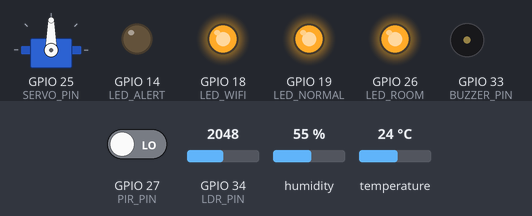
Bench run of a sketch on a simulated ESP32. On the bench: servo, output pins drawn as LEDs (lit = HIGH), buzzer (waves = sounding, pin HIGH). Dashed ring = blinking. Inputs (shaded band) come from the test bench; at power-on: temperature 24 °C, GPIO 34 (LDR_PIN) = 2048, GPIO 27 (PIR_PIN) LOW, humidity 55 %. WiFi joins after 1.5 s; servers stay silent unless stated; uploads are accepted with an empty reply.

Above: at 2.7 s.
2.8 s: temperature set to 41 °C
At 4.9 s:
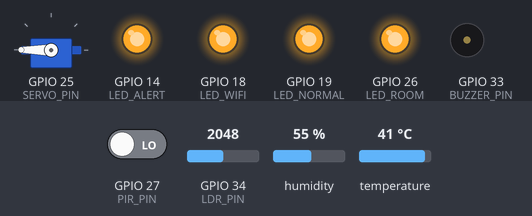
8.2 s: GPIO 34 (LDR_PIN) set to 1052
11.7 s: GPIO 34 (LDR_PIN) set to 962
At 15.6 s:
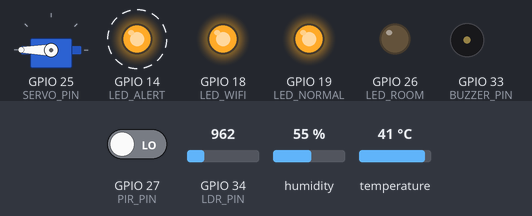
16.2 s: temperature set to 12 °C
At 17.4 s:
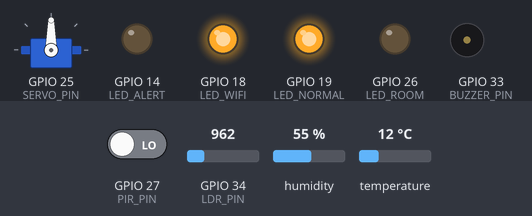
18.0 s: GPIO 27 (PIR_PIN) driven HIGH
At 21.0 s:
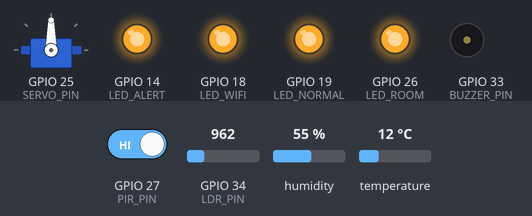
23.9 s: GPIO 27 (PIR_PIN) driven LOW
At 25.0 s:
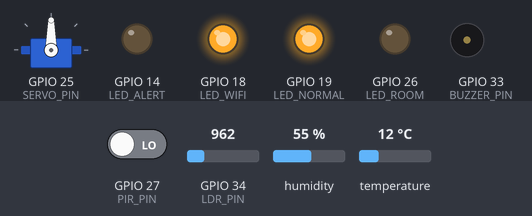
Timing chart, 0 to 26.9 s (numbered marks = the images above; inputs shaded):
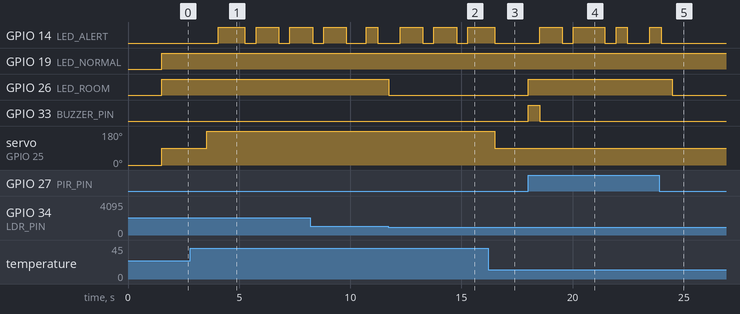

Measured:
- the behaviour switches between 1001 and 1000 on GPIO 34 (LDR_PIN) (found by bisection; images 1 and 2)
- after the input at 2.8 s, GPIO 14 (LED_ALERT): goes HIGH 1.2 s, LOW 0.52 s, HIGH 1.0 s, LOW 0.50 s, then HIGH, starting after 1.3 s; servo on GPIO 25 (SERVO_PIN): 90° → 180° after 0.75 s
- after the input at 11.7 s, GPIO 26 (LED_ROOM): HIGH → LOW at once
- after the input at 16.2 s, GPIO 14 (LED_ALERT): goes on until 16.5 s, then stays LOW; servo on GPIO 25 (SERVO_PIN): 180° → 90° after 0.30 s
- after the input at 18.0 s, GPIO 14 (LED_ALERT): goes HIGH 1.0 s, LOW 0.50 s, HIGH 1.4 s, LOW 0.50 s, HIGH 0.50 s, LOW 1.0 s, then HIGH, starting after 0.53 s; GPIO 26 (LED_ROOM): LOW → HIGH at once; GPIO 33 (BUZZER_PIN): LOW → HIGH at once, → LOW 0.52 s later
- after the input at 23.9 s, GPIO 26 (LED_ROOM): HIGH → LOW after 0.58 s

The sketch:

iot2.ino
```cpp
/*
  Smart Environment Monitor - ESP32
  Sensors  : DHT11, LDR, PIR
  Outputs  : LED, Servo, Buzzer
  Status   : 3x LED (WiFi, Normal, Alert)
*/

#include <WiFi.h>
#include <HTTPClient.h>
#include <ArduinoJson.h>
#include <DHT.h>
#include <ESP32Servo.h>

// ---- WiFi & Server ----
const char* ssid      = "Mahalnw_2.4G";
const char* password  = "yosupbro";
const char* serverUrl = "http://147.50.253.55:3000";

// ---- Pin ----
#define DHT_PIN     4
#define DHT_TYPE    DHT11
#define LDR_PIN     34
#define PIR_PIN     27

#define LED_ROOM    26
#define SERVO_PIN   25
#define BUZZER_PIN  33

#define LED_WIFI    18
#define LED_NORMAL  19
#define LED_ALERT   14

// ---- Objects ----
DHT dht(DHT_PIN, DHT_TYPE);
Servo myServo;

// ---- Timing ----
unsigned long lastSendTime   = 0;
unsigned long lastStatusTime = 0;
const long SEND_INTERVAL   = 10000;
const long STATUS_INTERVAL = 5000;

// ---- Sensor Values ----
float temperature = 0;
float humidity    = 0;
int   lightVal    = 0;
bool  motionVal   = false;

// ---- Device State ----
bool ledState    = false;
bool servoState  = false;
bool buzzerState = false;

// ---- Sensor Layer ----
#define LIGHT_THRESHOLD   1000
#define MOTION_TIMEOUT    1000
#define BUZZER_BEEP_MS    200

bool          ledSensor       = false;
bool          buzzerBeeping   = false;
bool          prevMotion      = false;
unsigned long lastMotionTime  = 0;
unsigned long buzzerStartTime = 0;

// ---- Manual Layer ----
bool ledManual    = false;
bool servoManual  = false;
bool buzzerManual = false;

// ---- Temp Auto Servo ----
#define TEMP_THRESHOLD    35.0
bool servoAuto = false;

// -------- Setup --------
void setup() {
  Serial.begin(115200);

  pinMode(PIR_PIN,    INPUT_PULLDOWN);
  pinMode(LED_ROOM,   OUTPUT);
  pinMode(BUZZER_PIN, OUTPUT);
  pinMode(LED_WIFI,   OUTPUT);
  pinMode(LED_NORMAL, OUTPUT);
  pinMode(LED_ALERT,  OUTPUT);

  myServo.attach(SERVO_PIN);
  myServo.write(0);

  dht.begin();

  connectWiFi();
}

// -------- Loop --------
void loop() {
  unsigned long now = millis();

  readSensors();
  runSensorLogic();

  if (WiFi.status() == WL_CONNECTED) {
    if (now - lastSendTime >= SEND_INTERVAL) {
      lastSendTime = now;
      sendSensorData();
    }
    if (now - lastStatusTime >= STATUS_INTERVAL) {
      lastStatusTime = now;
      fetchDeviceStatus();
    }
  }

  runServoAuto();

  ledState    = ledSensor    || ledManual;
  servoState  = servoManual  || servoAuto;
  buzzerState = buzzerBeeping || buzzerManual;

  applyDeviceState();
  updateStatusLEDs();

  delay(500);
}

// -------- Read Sensors --------
void readSensors() {
  float t = dht.readTemperature();
  float h = dht.readHumidity();
  if (!isnan(t)) temperature = t;
  if (!isnan(h)) humidity    = h;

  lightVal  = analogRead(LDR_PIN);
  motionVal = digitalRead(PIR_PIN);
}

// -------- Sensor Logic --------
void runSensorLogic() {
  unsigned long now = millis();

  bool isDark     = (lightVal > LIGHT_THRESHOLD);
  bool hasPerson  = motionVal;

  if (hasPerson) lastMotionTime = now;

  if (hasPerson || isDark) {
    ledSensor = true;
  } else if (now - lastMotionTime > MOTION_TIMEOUT) {
    ledSensor = false;
  }

  bool risingEdge = (motionVal && !prevMotion);

  if (risingEdge && !buzzerBeeping) {
    buzzerBeeping   = true;
    buzzerStartTime = now;
  }

  if (buzzerBeeping && (now - buzzerStartTime >= BUZZER_BEEP_MS)) {
    buzzerBeeping = false;
  }

  prevMotion = motionVal;
}

// -------- Temp → Servo --------
void runServoAuto() {
  servoAuto = (temperature >= TEMP_THRESHOLD);
}

// -------- Apply Output --------
void applyDeviceState() {
  digitalWrite(LED_ROOM,  ledState    ? HIGH : LOW);
  myServo.write(servoState ? 180 : 90);
  digitalWrite(BUZZER_PIN, buzzerState ? HIGH : LOW);
}

// -------- Status LEDs --------
void updateStatusLEDs() {
  bool wifiOk = (WiFi.status() == WL_CONNECTED);

  if (wifiOk) {
    digitalWrite(LED_WIFI, HIGH);
  } else {
    digitalWrite(LED_WIFI, (millis() / 500) % 2);
  }

  bool sensorOk = !isnan(temperature) && !isnan(humidity);
  digitalWrite(LED_NORMAL, sensorOk ? HIGH : LOW);

  bool tempAlert   = temperature > 35;
  bool sensorError = isnan(dht.readTemperature());

  if (sensorError) {
    digitalWrite(LED_ALERT, (millis() / 200) % 2);
  } else if (tempAlert || motionVal) {
    digitalWrite(LED_ALERT, (millis() / 800) % 2);
  } else {
    digitalWrite(LED_ALERT, LOW);
  }
}

// -------- WiFi --------
void connectWiFi() {
  WiFi.begin(ssid, password);
  int tries = 0;
  while (WiFi.status() != WL_CONNECTED && tries < 20) {
    delay(500);
    digitalWrite(LED_WIFI, (tries % 2));
    tries++;
  }
  digitalWrite(LED_WIFI, WiFi.status() == WL_CONNECTED);
}

// -------- Send Data --------
void sendSensorData() {
  HTTPClient http;
  http.begin(String(serverUrl) + "/api/data");
  http.addHeader("Content-Type", "application/json");

  StaticJsonDocument<128> doc;
  doc["temperature"] = temperature;
  doc["humidity"]    = humidity;
  doc["light"]       = lightVal;
  doc["motion"]      = motionVal;

  String body;
  serializeJson(doc, body);

  http.POST(body);
  http.end();
}

// -------- Fetch Status --------
void fetchDeviceStatus() {
  HTTPClient http;
  http.begin(String(serverUrl) + "/api/status");

  int code = http.GET();
  if (code == 200) {
    String payload = http.getString();
    StaticJsonDocument<128> doc;
    if (!deserializeJson(doc, payload)) {
      ledManual    = doc["led"]    | false;
      servoManual  = doc["servo"]  | false;
      buzzerManual = doc["buzzer"] | false;
    }
  }
  http.end();
}
```
